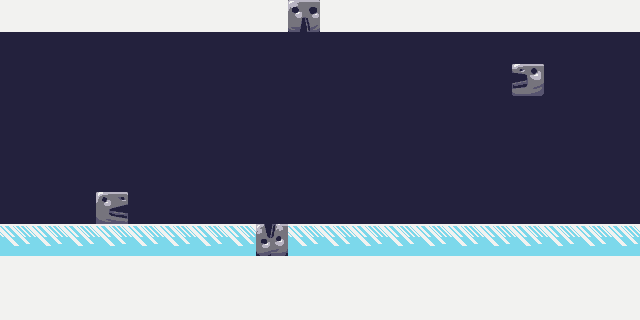

Tiled map render using the project's own tile images. Description and the whole map definition, tile-layer contents included, below:
An orthogonal 20x10 tile map with 32x32 px tiles, 2 tile layers (Tiles, Treasure).

<map version="1.0" tiledversion="2017.11.22" orientation="orthogonal" renderorder="right-down" width="20" height="10" tilewidth="32" tileheight="32" infinite="0" nextobjectid="1">
 <tileset firstgid="1" source="tiletest.tsx" />
 <layer name="Tiles" width="20" height="10">
  <data encoding="csv">
1,1,1,1,1,1,1,1,1,58,1,1,1,1,1,1,1,1,1,1,
41,41,41,41,41,41,41,41,41,41,41,41,41,41,41,41,41,41,41,41,
41,41,41,41,41,41,41,41,41,41,41,41,41,41,41,41,17,41,41,41,
41,41,41,41,41,41,41,41,41,41,41,41,41,41,41,41,41,41,41,41,
41,41,41,41,41,41,41,41,41,41,41,41,41,41,41,41,41,41,41,41,
41,41,41,41,41,41,41,41,41,41,41,41,41,41,41,41,41,41,41,41,
41,41,41,18,41,41,41,41,41,41,41,41,41,41,41,41,41,41,41,41,
123,123,123,123,123,123,123,123,57,123,123,123,123,123,123,123,123,123,123,123,
1,1,1,1,1,1,1,1,1,1,1,1,1,1,1,1,1,1,1,1,
1,1,1,1,1,1,1,1,1,1,1,1,1,1,1,1,1,1,1,1
</data>
 </layer>
 <layer name="Treasure" width="20" height="10">
  <data encoding="csv">
0,0,0,0,0,0,0,0,0,0,0,0,0,0,0,0,0,0,0,0,
0,0,0,0,0,0,0,0,0,0,0,0,0,0,0,0,0,0,0,0,
0,0,0,0,0,0,0,0,0,0,0,0,0,0,0,0,0,0,0,0,
0,0,0,0,0,0,0,0,0,0,0,0,0,0,0,0,0,0,0,0,
0,0,0,0,0,0,0,0,0,0,0,0,0,0,0,0,0,0,0,0,
0,0,0,0,0,0,0,0,0,0,0,0,0,0,0,0,0,0,0,0,
0,0,0,0,0,0,0,0,0,0,0,0,0,0,0,0,0,0,0,0,
0,0,0,0,0,0,0,0,0,0,0,0,0,0,0,0,0,0,0,0,
0,0,0,0,0,0,0,0,0,0,0,0,0,0,0,0,0,0,0,0,
0,0,0,0,0,0,0,0,0,0,0,0,0,0,0,0,0,0,0,0
</data>
 </layer>
</map>
